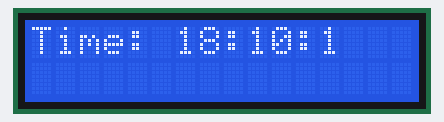
This sketch was run on a simulated Arduino Uno, built with avr-gcc and run on an emulated ATmega328P. On the bench: 16×2 character LCD.

Above: at 1.1 s.
At 5.1 s:
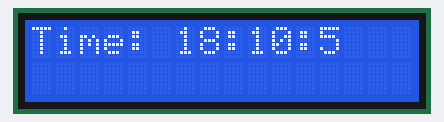
At 10.0 s:
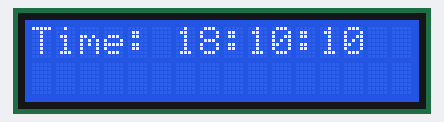
At 20.0 s:
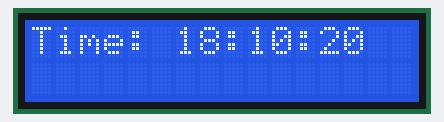
At 28.9 s:
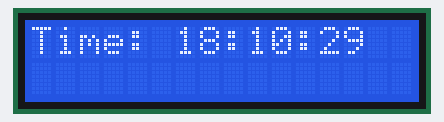
At 38.8 s:
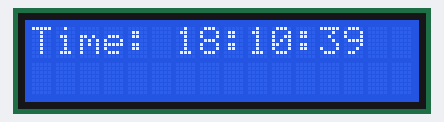

The sketch:

sketch_lr24.ino
```cpp
#include <LiquidCrystal.h>
LiquidCrystal lcd(13, 12, 11, 10, 9, 8); // (RS, E, DB4, DB5, DB6, DB7)

  int m=10; //минуты
  int h=18; //часы
  int s=0;  //секунды

void setup() {
  lcd.begin(16, 2);
}

void loop()
{
  s=s+1;      //считаем секунды
  delay(990); //пауза для отсчета секунд (подбирается эксперементально)
  if (s==60)  //при 60секундах
  {
   s=0;       //обнуляем секунды
   m=m+1;     //добавляем минуту
   if(m==60)  //при 60 минутах
   {
    m=0;      // обнуляем минуты
    h=h+1;    //добавляем час
   }
  }

  lcd.setCursor(0, 0);  //Устанавливаем курсор в начало 1й строки
  lcd.print("Time:");   //Выводим надпись "Time:"
  lcd.setCursor(6, 0);  //Устанавливаем курсор в 6й знак, 1й строки
  lcd.print(h);         //Выводим часы
  lcd.setCursor(8, 0);  //Устанавливаем курсор в 8й знак, 1й строки
  lcd.print(":");       //Вывод двоеточие

  lcd.setCursor(9, 0);  //Устанавливаем курсор в 8й знак, 1й строки
  lcd.print(m);         //выводим минуты
  lcd.setCursor(11, 0); //Устанавливаем курсор в 8й знак, 1й строки
  lcd.print(":");       // Вывод двоеточие

  lcd.setCursor(12, 0); //Устанавливаем курсор в 8й знак, 1й строки
  lcd.print(s);         //Выводим секунды
}
```

Measured:
- what the display in image 0 shows lasts 0.9 s, from 1.1 s to 2.0 s
